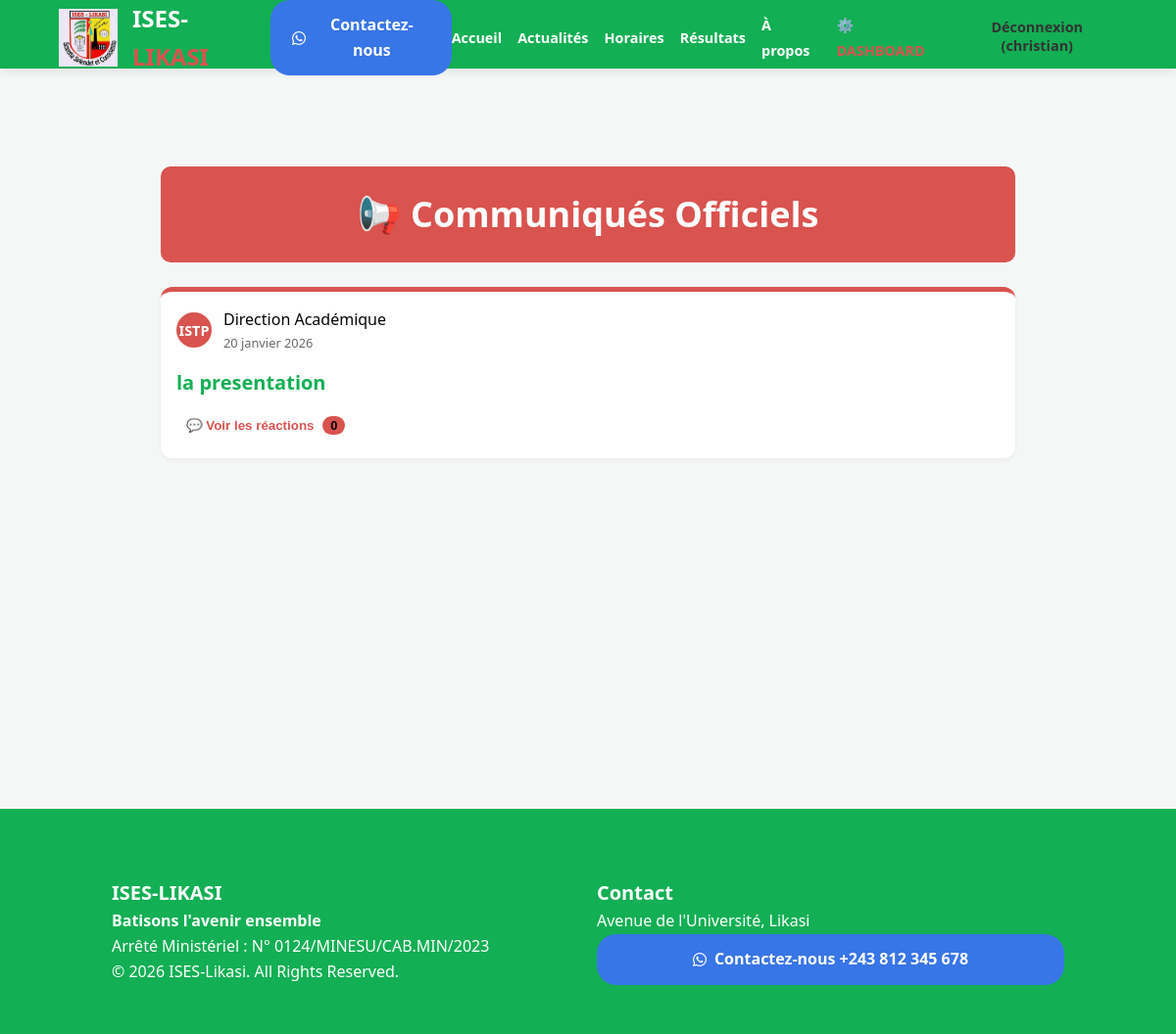
Page /news/ (signed in) on the committed database.
### portal/models.py (models this page shows)
class Post(models.Model):
    POST_TYPES = (
        ('GENERAL', 'Publication Générale'),
        ('NEWS', 'Communiqué Officiel'),
        ('SCHEDULE', 'Horaire de Cours'),
    )
    author = models.ForeignKey(User, on_delete=models.CASCADE)
    post_type = models.CharField(max_length=10, choices=POST_TYPES, default='GENERAL')
    title = models.CharField(max_length=200)
    content = models.TextField()
    promotion = models.ForeignKey(Promotion, on_delete=models.CASCADE, blank=True, null=True)
    image = models.ImageField(upload_to='posts/', blank=True, null=True)
    video = models.FileField(upload_to='videos/', blank=True, null=True)
    document_pdf = models.FileField(upload_to='documents/', blank=True, null=True)
    created_at = models.DateTimeField(auto_now_add=True)
    likes = models.ManyToManyField(User, related_name='post_likes', blank=True)

### portal/views.py (the view)
# urls.py: path('news/', views.announcements_view, name='announcements'),
def announcements_view(request):
    posts = Post.objects.filter(post_type='NEWS').order_by('-created_at')
    return render(request, 'portal/announcements.html', {'posts': posts})

### portal/templates/portal/announcements.html (shortened to what this page needs)
{% extends 'portal/base.html' %}
{% block content %}
<div class="feed-container">
    <div class="page-header-box" style="background: var(--red); color: white; padding: 20px; border-radius: 10px; margin-bottom: 25px; text-align: center;">
        <h1>📢 Communiqués Officiels</h1>
    </div>
    {% for post in posts %}
    <div class="post-card" style="border-top: 5px solid var(--red);">
        <div class="post-header-meta">
            <div class="fb-avatar" style="background: var(--red);">ISTP</div>
            <div class="post-info">
                <span class="post-author-name">Direction Académique</span>
                <span class="post-date">{{ post.created_at|date:"d F Y" }}</span>
            </div>
        </div>
        <div class="post-content">
            <h2 class="post-title">{{ post.title }}</h2>
        </div>
        <div class="fb-comments-wrapper">
            <div class="social-interaction-btns">
                <button type="button" class="interaction-btn" onclick="toggleComments('{{ post.id }}')" style="color: var(--red);">
                    💬 Voir les réactions <span class="comment-badge" style="background: var(--red);">{{ post.comments.count }}</span>
                </button>
            </div>
        </div>
    </div>
    {% endfor %}
</div>
{% endblock %}

### portal/templates/portal/base.html (shortened to what this page needs)
{% load static %}
<!DOCTYPE html>
<html lang="fr">
<head>
    <link rel="stylesheet" href="{% static 'portal/css/style.css' %}">
    <link rel="stylesheet" href="{% static 'portal/css/responsive.css' %}">
    <link rel="stylesheet" href="https://cdnjs.cloudflare.com/ajax/libs/font-awesome/6.5.2/css/all.min.css">
</head>
<body>
    <div class="top-bar">
        <span>📧 infos@ises-likasi.ac.cd</span>
        <span>📍 Likasi, Haut-Katanga, RDC</span>
    </div>
    <nav class="navbar">
        <div class="nav-container">
            <div class="logo-container">
                <img src="{% static 'portal/images/logo.jpg' %}" alt="Ises logo" class="logo-image">
                <h1 class="logo">ISES-<span>LIKASI</span></h1>
                <div class="whatsApp-btn whatsApp-btn-header">
                    <a href="https://wa.me/243990862014" target="_blank" class="btn-contact">
                        <i class="fab fa-whatsapp"></i> Contactez-nous
                    </a>
                </div>
            </div>
            <ul class="nav-links nav-links-desktop">
                <li><a href="{% url 'home' %}">Accueil</a></li>
                <li><a href="{% url 'announcements' %}">Actualités</a></li>
                <li><a href="{% url 'schedules' %}">Horaires</a></li>
                <li><a href="{% url 'results' %}">Résultats</a></li>
                <li><a href="{% url 'about' %}">À propos</a></li>
                {% if user.is_authenticated %}
                    {% if user.is_staff %}
                        <li><a href="{% url 'teacher_dashboard' %}" style="color: var(--red);">⚙️ DASHBOARD</a></li>
                    {% endif %}
                    <li>
                        <form action="{% url 'logout' %}" method="post" style="display: inline;">
                            <button type="submit" class="logout-button">Déconnexion ({{ user.username }})</button>
                        </form>
                    </li>
                {% else %}
                    <li><a href="{% url 'login' %}">Connexion</a></li>
                    <li><a href="{% url 'register' %}" style="color: var(--blue);">S'inscrire</a></li>
                {% endif %}
            </ul>
        </div>
    </nav>
    <main class="content-wrapper">
        {% block content %}{% endblock %}
    </main>
    <footer class="footer">
        <div class="footer-grid">
            <div>
                <h3>ISES-LIKASI</h3>
                <h4>Batisons l'avenir ensemble</h4>
                <p>Arrêté Ministériel : N° 0124/MINESU/CAB.MIN/2023</p>
                <div>© 2026 ISES-Likasi. All Rights Reserved.</div>
            </div>
            <div>
                <h3>Contact</h3>
                <p>Avenue de l'Université, Likasi</p>
                <div class="whatsApp-btn whatsApp-btn-footer">
                    <a href="https://wa.me/243990862014" target="_blank" class="btn-contact">
                        <i class="fab fa-whatsapp"></i> Contactez-nous  +243 812 345 678
                    </a>
                </div>
            </div>
        </div>
    </footer>
</body>
</html>

### portal/static/portal/css/style.css (style rules this page uses)
:root { --blue: rgb(18, 175, 84); --red: #d9534f; --light: #f4f7f6; --white: #ffffff; }
* { margin: 0; padding: 0; box-sizing: border-box; }
body { font-family: 'Segoe UI', sans-serif; background: var(--light); color: #333; line-height: 1.6; }
.top-bar { background: #003366; color: white; padding: 8px 5%; font-size: 0.8rem; display: flex; justify-content: space-between; }
.navbar { position: fixed; top: 0; width: 100%; height: 70px; background: rgb(18, 175, 84); z-index: 1000; box-shadow: 0 2px 10px rgba(0,0,0,0.1); display: flex; align-items: center; }
.nav-container { width: 90%; margin: auto; display: flex; justify-content: space-between; align-items: center; }
.logo { font-size: 1.5rem; color: var(--white); }
.logo span { color: var(--red); }
div.logo-container { display: flex; justify-content: space-between; align-items: center; }
.logo-image { width: 60px; margin-right: 15px; }
.nav-links { display: flex; gap: 15px; list-style: none; }
.nav-links a { text-decoration: none; color: white; font-weight: 600; font-size: 0.9rem; }
.content-wrapper { margin-top: 100px; padding: 20px 5%; min-height: 80vh; }
.feed-container { max-width: 700px; margin: auto; }
.post-card { background: white; border-radius: 10px; padding: 20px; margin-bottom: 25px; box-shadow: 0 2px 5px rgba(0,0,0,0.05); }
.footer { background: rgb(18, 175, 84); color: white; padding: 40px 5% 20px; margin-top: 50px; }
.footer-grid { display: grid; grid-template-columns: repeat(auto-fit, minmax(200px, 1fr)); gap: 30px; }
.post-header-meta { display: flex; gap: 12px; align-items: center; margin-bottom: 15px; }
.post-info { display: flex; flex-direction: column; }
.post-author-name { font-size: 1rem; color: #050505; }
.post-date { font-size: 0.8rem; color: #65676b; }
.post-title { font-size: 1.25rem; margin-bottom: 10px; color: var(--blue); }
.social-interaction-btns { display: flex; gap: 20px; padding: 5px 0; }
.interaction-btn { background: none; border: none; color: #65676b; font-weight: 600; cursor: pointer; padding: 5px 10px; border-radius: 5px; }
.fb-avatar { width: 36px; height: 36px; background: #004a99; color: white; border-radius: 50%; display: flex; align-items: center; justify-content: center; font-weight: bold; font-size: 0.9rem; flex-shrink: 0; }
.comment-badge { background: #e4e6eb; color: #050505; padding: 2px 8px; border-radius: 10px; font-size: 0.8rem; margin-left: 5px; font-weight: bold; }
.logout-button { background: none; border: none; color: #333; font-weight: 600; font-size: 0.9rem; font-family: 'Segoe UI', sans-serif; cursor: pointer; padding: 0; margin: 0; }
.whatsApp-btn { background-color: rgb(56, 117, 230); padding: 5px 10px; border-radius: 20px; text-align: center; font-weight: 500; transition: background-color 0.3s ease; }
.whatsApp-btn-header { margin-left: 10px; }
.whatsApp-btn a { text-decoration: none; color: white; }

### portal/static/portal/css/responsive.css (style rules this page uses)
:root { --max-width-sm: 640px; --max-width-md: 960px; --max-width-lg: 1200px; --gap-sm: 12px; --gap-md: 20px; --container-padding: 5%; }
h1 { font-size: clamp(1.5rem, 4vw, 2.25rem); }
h2 { font-size: clamp(1.25rem, 3.2vw, 1.75rem); }
h3 { font-size: clamp(1.05rem, 2.6vw, 1.25rem); }
a, button, .btn-contact { touch-action: manipulation; -webkit-tap-highlight-color: rgba(0,0,0,0.05); }
img, .media-full { max-width: 100%; height: auto; display: block; }
.feed-container { max-width: 900px; margin: 0 auto; padding: 14px; }
.post-card { padding: 16px; margin-bottom: 18px; border-radius: 12px; }
.footer-grid { display: grid; gap: 18px; grid-template-columns: 1fr; padding: 20px var(--container-padding); }
@media (min-width: 768px) { .footer-grid { grid-template-columns: 1fr 1fr; padding: 30px var(--container-padding); } }
.nav-links { display: none; }
@media (min-width: 768px) { .nav-links { display: flex; gap: 16px; align-items: center; list-style: none; padding: 0; margin: 0; } }
.whatsApp-btn .btn-contact { display: inline-flex; gap: 8px; align-items: center; padding: 8px 12px; border-radius: 20px; font-weight: 600; }

### rows in the picture
Post: created_at "20 janvier 2026", title "la presentation", comments.count "0"

### other values in the picture
{{ user.username }} "christian"
